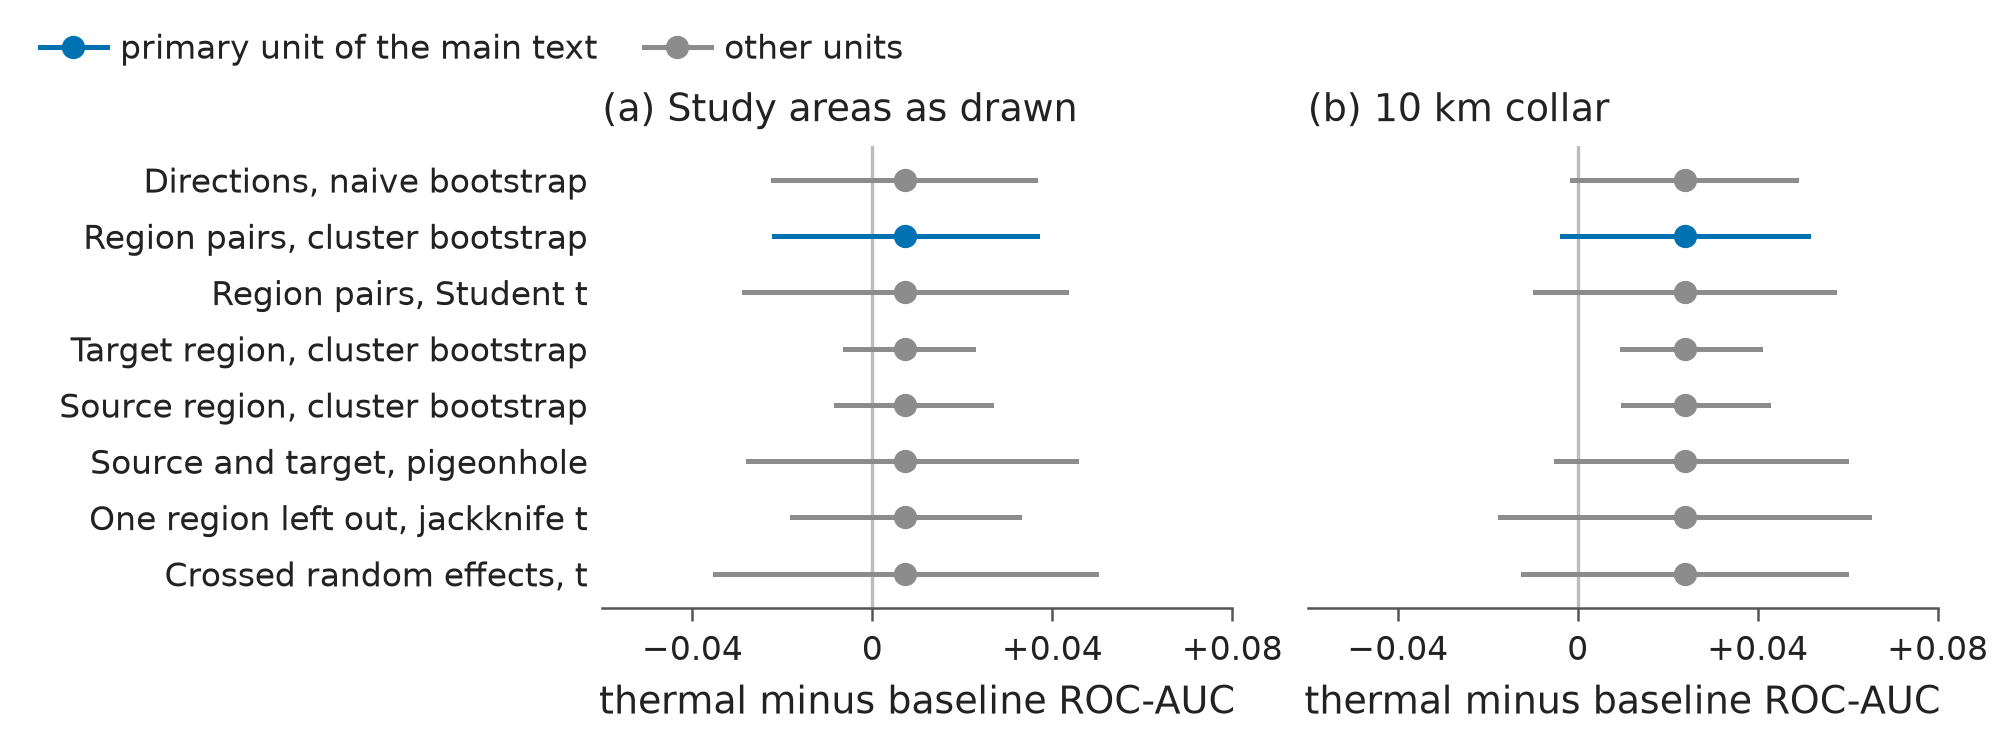

Write the Python code that produced this figure.
#!/usr/bin/env python3
"""Fig. S3 - the paired thermal contribution to transfer by resampling unit (Additional file 1).

Two panels share their rows: (a) the study areas as drawn, (b) the 10 km collar. Each row is one
resampling unit: the dot is the mean paired contribution over the twenty directions and the line
its 95% interval (20,000 replicates where resampled). The pair-cluster bootstrap, the primary unit
of the main text, is drawn in blue. This figure replaces former Tables S29 and S31 and the
crossed-random-effects row of former Table S35 (2026-10-23).

Data, under paper/labelfix_rerun/: round8/r8d_summary.json (as drawn, all bootstrap units and the
jackknife), inference/units.json (collar), code/transfer_delta_ci.json (pair-t intervals) and
round8/r8l_summary.json (crossed random effects).
"""
import hashlib
import json
import math
import sys
from pathlib import Path

import matplotlib
matplotlib.use("Agg")
import matplotlib.pyplot as plt
from matplotlib.lines import Line2D

HERE = Path(__file__).resolve().parent
sys.path.insert(0, str(HERE))
from _layout_check import check as layout_check, assert_inside
import _style as S

LR = HERE.parent / "labelfix_rerun"
load = lambda p: json.loads((LR / p).read_text(encoding="utf-8"))
SOURCES = ["round8/r8d_summary.json", "inference/units.json", "code/transfer_delta_ci.json", "round8/r8l_summary.json"]
r8d, units, tdc, r8l = (load(p) for p in SOURCES)
A = r8d["tost_asdrawn_delta"]
C = units["Q2_equalised10_delta"]
MEAN = {"a": A["mean"], "b": C["mean"]}
assert abs(MEAN["a"] - tdc["results"]["as drawn"]["mean"]) < 1e-9
assert abs(MEAN["b"] - tdc["results"]["equalised 10 km"]["mean"]) < 1e-9
ROWS = [("Directions, naive bootstrap", "naive_directions_boot"),
        ("Region pairs, cluster bootstrap", "pair_cluster_boot"),
        ("Region pairs, Student t", "pair_t"),
        ("Target region, cluster bootstrap", "target_cluster_boot"),
        ("Source region, cluster bootstrap", "source_cluster_boot"),
        ("Source and target, pigeonhole", "pigeonhole_boot"),
        ("One region left out, jackknife t", "loro_jackknife_t4"),
        ("Crossed random effects, t", "crossed")]


def interval(frame, key):
    if key == "pair_t":
        return tdc["results"]["as drawn" if frame == "a" else "equalised 10 km"]["ci_pair_t"]
    if key == "crossed":
        return r8l["crossed_random_effects"]["full" if frame == "a" else "10km"]["ci95_t4"]
    return A["units"][key]["ci95"] if frame == "a" else C[key][:2]


CI = {f: {k: interval(f, k) for _, k in ROWS} for f in "ab"}
for f in "ab":
    for k, (lo, hi) in CI[f].items():
        assert not (math.isnan(lo) or math.isnan(hi)) and lo < MEAN[f] < hi, (f, k)
# the two two-way estimators are undefined (negative variance), as the caption says
assert all(math.isnan(v) for k in ("cgm_twoway_t4", "dyadic_robust_t4") for v in A["units"][k]["ci95"] + C[k][:2])
# Section S1.3: every interval includes zero as drawn; on the collar exactly the two region clusters exclude it
assert all(lo < 0 < hi for lo, hi in CI["a"].values())
excl = [k for k, (lo, hi) in CI["b"].items() if lo > 0]
assert excl == ["target_cluster_boot", "source_cluster_boot"], excl
fmt = lambda v: f"{v:+.3f}".replace("-", "−")
assert [fmt(v) for v in CI["b"]["target_cluster_boot"]] == ["+0.010", "+0.040"]
assert [fmt(v) for v in CI["b"]["pair_cluster_boot"]] == ["−0.003", "+0.051"]

S.apply()
fig, axes = plt.subplots(1, 2, figsize=(S.WIDTH_MM * S.MM, 62 * S.MM), sharey=True)
ys = list(range(len(ROWS)))[::-1]
arts, title = [], {"a": "(a) Study areas as drawn", "b": "(b) 10 km collar"}
for ax, f in zip(axes, "ab"):
    ax.axvline(0, color=S.RULE, lw=0.8, zorder=0)
    xs = []
    for (lab, k), y in zip(ROWS, ys):
        col = S.BLUE if k == "pair_cluster_boot" else S.GREY
        w, = ax.plot(CI[f][k], [y, y], color=col, lw=1.2, zorder=2)
        d, = ax.plot(MEAN[f], y, "o", ms=4.6, color=col, zorder=3)
        arts += [(w, f"{f}:{k}:ci"), (d, f"{f}:{k}")]
        xs += list(CI[f][k])
    ax.set_xlim(-0.06, 0.08)
    ax.set_xticks([-0.04, 0, 0.04, 0.08], ["−0.04", "0", "+0.04", "+0.08"])
    ax.set_title(title[f])
    ax.set_xlabel("thermal minus baseline ROC-AUC")
    ax.tick_params(axis="y", length=0)
    ax.spines["left"].set_visible(False)
    assert_inside(ax, f"Fig. S3{f}", xs=xs + [MEAN[f]])
axes[0].set_yticks(ys, [lab for lab, _ in ROWS])
axes[0].set_ylim(-0.6, len(ROWS) - 0.4)
fig.legend(handles=[Line2D([], [], color=S.BLUE, lw=1.2, marker="o", ms=4.6, label="primary unit of the main text"),
                    Line2D([], [], color=S.GREY, lw=1.2, marker="o", ms=4.6, label="other units")],
           loc="upper left", bbox_to_anchor=(0.005, 0.995), ncol=2, handletextpad=0.4, columnspacing=1.4)
fig.subplots_adjust(left=0.30, right=0.965, top=0.80, bottom=0.17, wspace=0.12)
problems = layout_check(fig, "Fig. S3 - resampling units", min_gap_pt=2.0, min_font_pt=8.0, data_artists=arts)
S.save(fig, HERE, "figS3_units")
fig.savefig(HERE / "figS3_units.png", dpi=300)
(HERE / "figS3_provenance.json").write_text(json.dumps({
    "figure": "Fig. S3 - the paired thermal contribution to transfer by resampling unit",
    "script": "paper/figures/figS3_units.py",
    "data": {p: hashlib.sha256((LR / p).read_bytes()).hexdigest() for p in SOURCES},
    "asserts": "means agree across sources; the two-way estimators are undefined; as drawn every interval "
               "includes zero; on the collar exactly the target- and source-region clusters exclude zero",
    "canvas_mm": [S.WIDTH_MM, 62],
    "layout_check": f"paper/figures/_layout_check.py; {len(problems)} problems at build time",
    "environment": f"matplotlib {matplotlib.__version__}",
}, indent=1, ensure_ascii=False), encoding="utf-8")
print("figS3 written")
TEXT = " ".join((HERE.parent / "supplementary.md").read_text(encoding="utf-8").split())
for s in ("Fig. S3", "[+0.010, +0.040]"):
    assert s in TEXT, f"Section S1.3 must state {s}"
